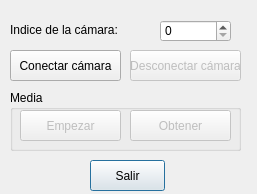
<?xml version="1.0" encoding="UTF-8"?>
<ui version="4.0">
 <class>mediadevideo</class>
 <widget class="QDialog" name="mediadevideo">
  <property name="geometry">
   <rect>
    <x>0</x>
    <y>0</y>
    <width>257</width>
    <height>194</height>
   </rect>
  </property>
  <property name="minimumSize">
   <size>
    <width>257</width>
    <height>194</height>
   </size>
  </property>
  <property name="maximumSize">
   <size>
    <width>257</width>
    <height>194</height>
   </size>
  </property>
  <property name="windowTitle">
   <string>Vídeo a imagen media...</string>
  </property>
  <property name="windowIcon">
   <iconset resource="recursos.qrc">
    <normaloff>:/new/prefix1/imagenes/logo.gif</normaloff>:/new/prefix1/imagenes/logo.gif</iconset>
  </property>
  <widget class="QPushButton" name="pushButton">
   <property name="geometry">
    <rect>
     <x>10</x>
     <y>50</y>
     <width>111</width>
     <height>31</height>
    </rect>
   </property>
   <property name="text">
    <string>Conectar cámara</string>
   </property>
  </widget>
  <widget class="QLabel" name="label">
   <property name="geometry">
    <rect>
     <x>10</x>
     <y>22</y>
     <width>131</width>
     <height>16</height>
    </rect>
   </property>
   <property name="text">
    <string>Indice de la cámara:</string>
   </property>
  </widget>
  <widget class="QSpinBox" name="spinBox">
   <property name="geometry">
    <rect>
     <x>160</x>
     <y>20</y>
     <width>71</width>
     <height>22</height>
    </rect>
   </property>
   <property name="maximum">
    <number>10000</number>
   </property>
  </widget>
  <widget class="QPushButton" name="pushButton_2">
   <property name="enabled">
    <bool>false</bool>
   </property>
   <property name="geometry">
    <rect>
     <x>130</x>
     <y>50</y>
     <width>111</width>
     <height>31</height>
    </rect>
   </property>
   <property name="text">
    <string>Desconectar cámara</string>
   </property>
  </widget>
  <widget class="QGroupBox" name="groupBox">
   <property name="geometry">
    <rect>
     <x>10</x>
     <y>90</y>
     <width>231</width>
     <height>61</height>
    </rect>
   </property>
   <property name="title">
    <string>Media</string>
   </property>
   <widget class="QPushButton" name="pushButton_3">
    <property name="enabled">
     <bool>false</bool>
    </property>
    <property name="geometry">
     <rect>
      <x>10</x>
      <y>20</y>
      <width>101</width>
      <height>31</height>
     </rect>
    </property>
    <property name="text">
     <string>Empezar</string>
    </property>
   </widget>
   <widget class="QPushButton" name="pushButton_4">
    <property name="enabled">
     <bool>false</bool>
    </property>
    <property name="geometry">
     <rect>
      <x>120</x>
      <y>20</y>
      <width>101</width>
      <height>31</height>
     </rect>
    </property>
    <property name="text">
     <string>Obtener</string>
    </property>
   </widget>
  </widget>
  <widget class="QPushButton" name="pushButton_5">
   <property name="geometry">
    <rect>
     <x>90</x>
     <y>160</y>
     <width>75</width>
     <height>31</height>
    </rect>
   </property>
   <property name="text">
    <string>Salir</string>
   </property>
   <property name="default">
    <bool>true</bool>
   </property>
  </widget>
 </widget>
 <resources>
  <include location="recursos.qrc"/>
 </resources>
 <connections/>
</ui>
